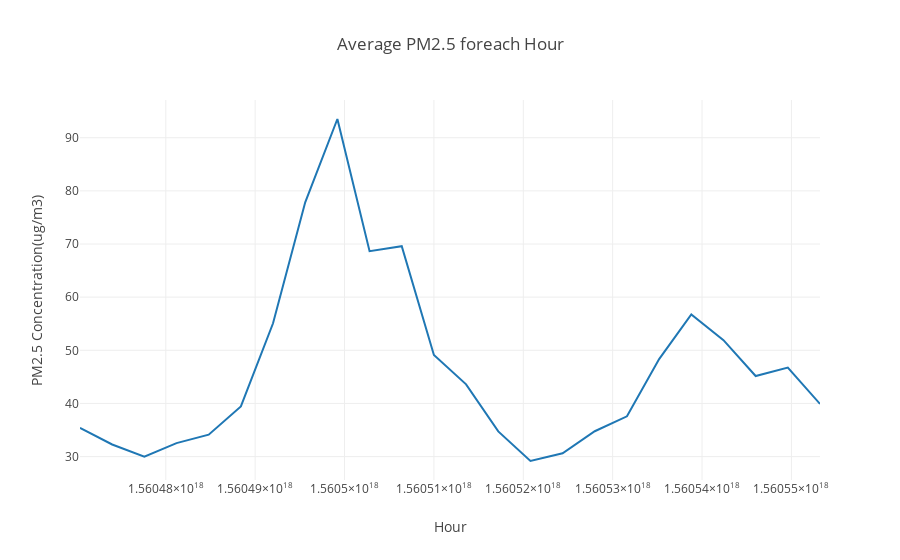

The code cell stored with this chart in its notebook:
### Code cell
average_pm25_trend_for_each_hour = go.Scatter(x=average_pm25_concentration_for_each_hour_of_day['TimeStamp'].values,
                         y = average_pm25_concentration_for_each_hour_of_day['PM2.5(Ug/m3)'].values) 

layout = go.Layout(title='Average PM2.5 foreach Hour', xaxis=dict(title='Hour'),
                   yaxis=dict(title='PM2.5 Concentration(ug/m3)'))

fig = go.Figure(data=[average_pm25_trend_for_each_hour], layout=layout)
iplot(fig)
pio.write_image(fig, os.path.join(filepath , 'average_pm25_concentration_trend_for_each_hour.png'))

### Figure 1 — Plotly figure (JSON) as saved in the notebook; plotly's stock layout.template omitted (floating-point values rounded to 4 significant figures)
{"data": [{"type": "scatter", "uid": "3d7beddc-c199-41aa-8a84-0937a645e778", "x": [1560470400000000000, 1560474000000000000, 1560477600000000000, 1560481200000000000, 1560484800000000000, 1560488400000000000, 1560492000000000000, 1560495600000000000, 1560499200000000000, 1560502800000000000, 1560506400000000000, 1560510000000000000, 1560513600000000000, 1560517200000000000, 1560520800000000000, 1560524400000000000, 1560528000000000000, 1560531600000000000, 1560535200000000000, 1560538800000000000, 1560542400000000000, 1560546000000000000, 1560549600000000000, 1560553200000000000], "y": [35.42, 32.28, 29.97, 32.54, 34.12, 39.43, 55.08, 77.85, 93.52, 68.65, 69.58, 49.12, 43.59, 34.74, 29.17, 30.63, 34.77, 37.58, 48.34, 56.73, 51.91, 45.16, 46.74, 39.91]}], "layout": {"title": {"text": "Average PM2.5 foreach Hour"}, "xaxis": {"title": {"text": "Hour"}}, "yaxis": {"title": {"text": "PM2.5 Concentration(ug/m3)"}}}}
